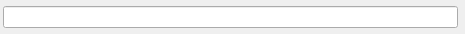
<?xml version="1.0" encoding="UTF-8"?>
<ui version="4.0">
 <class>SearchWidget</class>
 <widget class="QWidget" name="SearchWidget">
  <property name="geometry">
   <rect>
    <x>0</x>
    <y>0</y>
    <width>465</width>
    <height>34</height>
   </rect>
  </property>
  <layout class="QHBoxLayout" name="horizontalLayout">
   <property name="leftMargin">
    <number>3</number>
   </property>
   <property name="topMargin">
    <number>0</number>
   </property>
   <property name="rightMargin">
    <number>7</number>
   </property>
   <property name="bottomMargin">
    <number>0</number>
   </property>
   <item>
    <widget class="fluent::textfields::AutoSuggestBox" name="searchEdit">
     <property name="sizePolicy">
      <sizepolicy hsizetype="MinimumExpanding" vsizetype="Fixed">
       <horstretch>0</horstretch>
       <verstretch>0</verstretch>
      </sizepolicy>
     </property>
     <property name="minimumSize">
      <size>
       <width>150</width>
       <height>0</height>
      </size>
     </property>
    </widget>
   </item>
  </layout>
  <action name="searchIcon">
   <property name="text">
    <string>Search</string>
   </property>
  </action>
  <action name="helpIcon">
   <property name="text">
    <string>Search Help</string>
   </property>
  </action>
  <action name="saveIcon">
   <property name="text">
    <string>Save Search</string>
   </property>
  </action>
 </widget>
 <customwidgets>
  <customwidget>
   <class>fluent::textfields::AutoSuggestBox</class>
   <extends>QLineEdit</extends>
   <header>components/textfields/AutoSuggestBox.h</header>
  </customwidget>
 </customwidgets>
 <tabstops>
  <tabstop>searchEdit</tabstop>
 </tabstops>
 <resources/>
 <connections/>
</ui>
